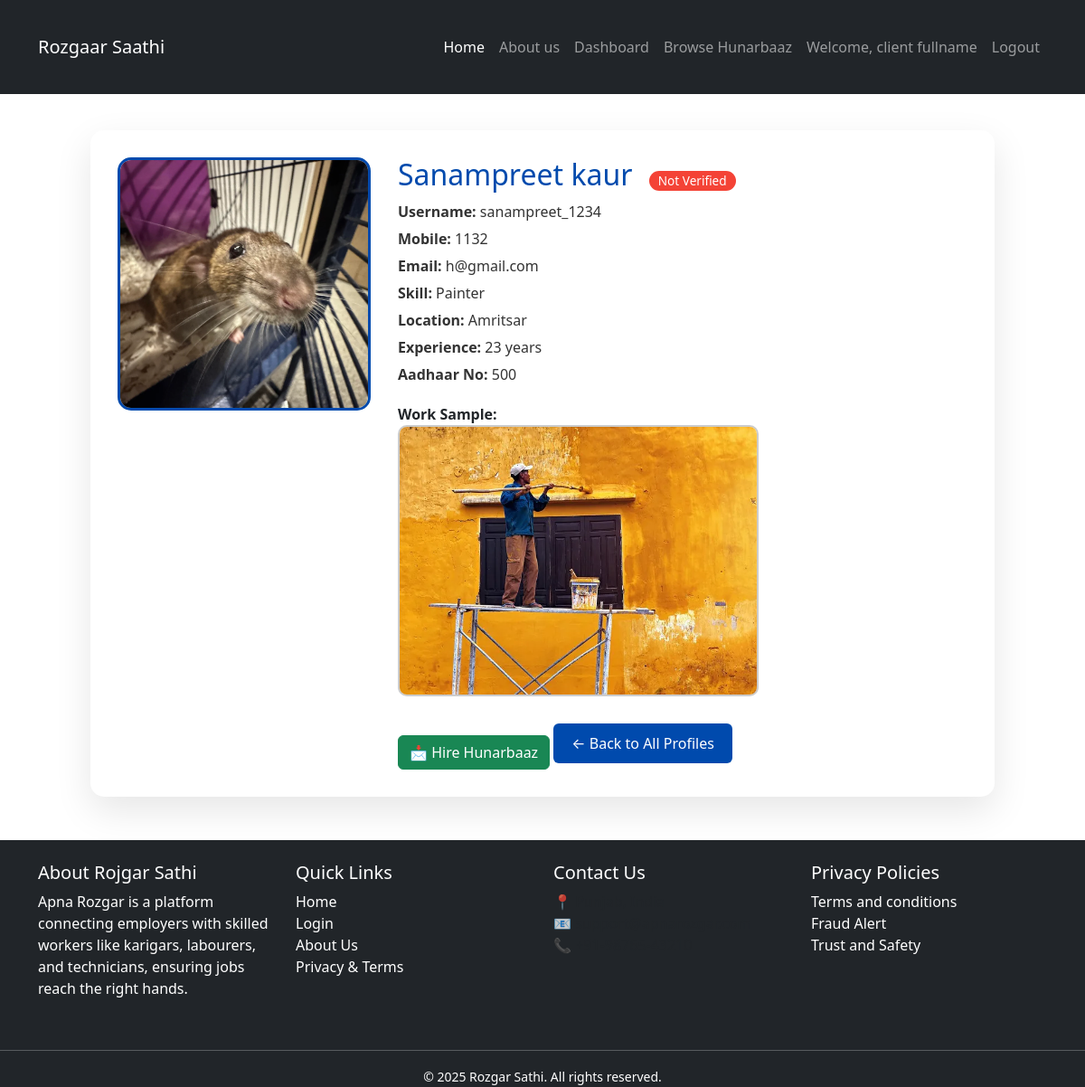
Before: /client/hunarbaaz/15/ (signed in) with the older database file.
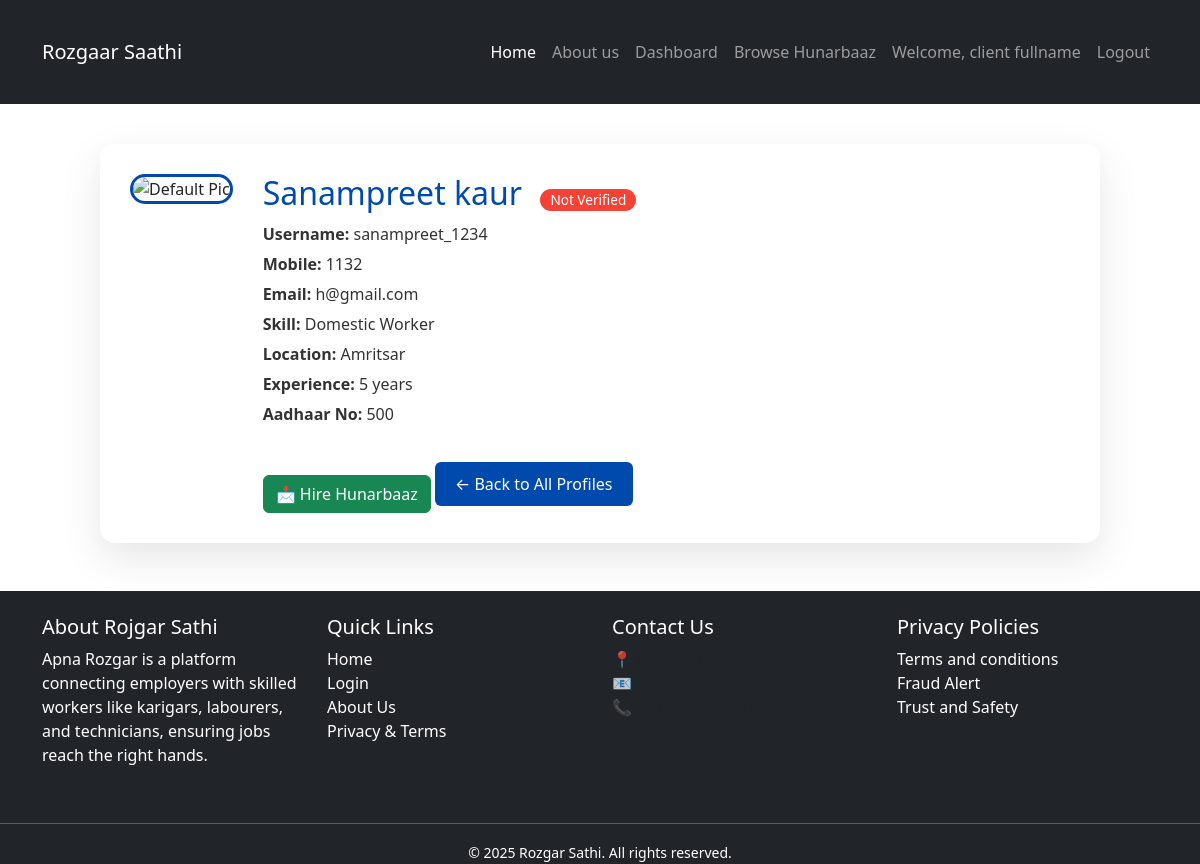
After: the same page with the newer database file.
### hunarbaaz/models.py (models this page shows, shortened)
class Hunarbaaz(models.Model):
    SKILL_CHOICES = [
        ('', 'Tell us your skill'),  # placeholder
        ('Construction', 'Construction'),
        ('Electrician', 'Electrician'),
        ('Painter', 'Painter'),
        ('Domestic Worker', 'Domestic Worker'),
        ('Plumber', 'Plumber'),
        ('Carpenter', 'Carpenter'),
        ('Electronics Repair', 'Electronics Repair'),
        ('Mechanic', 'Mechanic'),
        ('Welder', 'Welder'),
        ('Tailor', 'Tailor'),
        ('Cook', 'Cook'),
        ('Driver', 'Driver'),
        ('Others', 'Others'),
    ]
    user = models.OneToOneField(User, on_delete=models.CASCADE)
    password_plain = models.CharField(max_length=128, blank=True, null=True)
    full_name = models.CharField(max_length=100)
    mobile = models.CharField(max_length=15)
    skill = models.CharField(max_length=50, choices=SKILL_CHOICES)
    location = models.CharField(max_length=100)
    experience = models.PositiveIntegerField(help_text="Years of experience")
    aadhaar_number = models.CharField(max_length=12, unique=True)
    profile_pic = models.ImageField(upload_to='hunarbaaz/profile_pics/', null=True, blank=True)
    work_sample = models.ImageField(upload_to='hunarbaaz/work_samples/', null=True, blank=True)
    is_verified = models.BooleanField(default=False)
    created_at = models.DateTimeField(auto_now_add=True)

### client/views.py (the view)
# urls.py: path('hunarbaaz/<int:id>/', views.hunarbaaz_detail_view, name='hunarbaaz_details'),
@login_required
def hunarbaaz_detail_view(request, id):
    profile = get_object_or_404(Hunarbaaz, id=id)
    return render(request, 'client/hunarbaaz_details.html', {'profile': profile})

### client/templates/client/hunarbaaz_details.html (shortened to what this page needs)
{% extends 'base/base.html' %}
{% load static %}
{% block content %}
<div class="profile-detail">
  <div>
    {% if profile.profile_pic %}
      <img src="{{ profile.profile_pic.url }}" alt="Profile Pic" class="profile-image">
    {% else %}
      <img src="{% static 'base/images/default.jpg' %}" alt="Default Pic" class="profile-image">
    {% endif %}
  </div>
  <div class="profile-info">
    <h2>{{ profile.full_name }}
      {% if profile.is_verified %}
        <span class="verified">Verified</span>
      {% else %}
        <span class="verified unverified">Not Verified</span>
      {% endif %}
    </h2>
    <p><strong>Username:</strong> {{ profile.user.username }}</p>
    <p><strong>Mobile:</strong> {{ profile.mobile }}</p>
    <p><strong>Email:</strong> {{ profile.user.email }}</p>
    <p><strong>Skill:</strong> {{ profile.skill }}</p>
    <p><strong>Location:</strong> {{ profile.location }}</p>
    <p><strong>Experience:</strong> {{ profile.experience }} years</p>
    <p><strong>Aadhaar No:</strong> {{ profile.aadhaar_number }}</p>
    {% if profile.work_sample %}
      <div class="work-sample">
        <strong>Work Sample:</strong><br>
        <img src="{{ profile.work_sample.url }}" alt="Work Sample">
      </div>
    {% endif %}
      <a href="{% url 'client:create_request' %}?hunarbaaz_id={{ profile.id }}" class="btn btn-success" style="margin-top: 15px;">📩 Hire Hunarbaaz</a>
    <a href="{% url 'client:all_profiles' %}" class="back-btn">← Back to All Profiles</a>
  </div>
</div>
{% endblock %}

Changed rows visible on the page:
changed Hunarbaaz "Sanampreet kaur": skill "Painter" → "Domestic Worker"; experience "23" → "5"; profile_pic: picture removed; work_sample: picture removed
Other visible differences:
text no longer shown: "Work Sample:"
